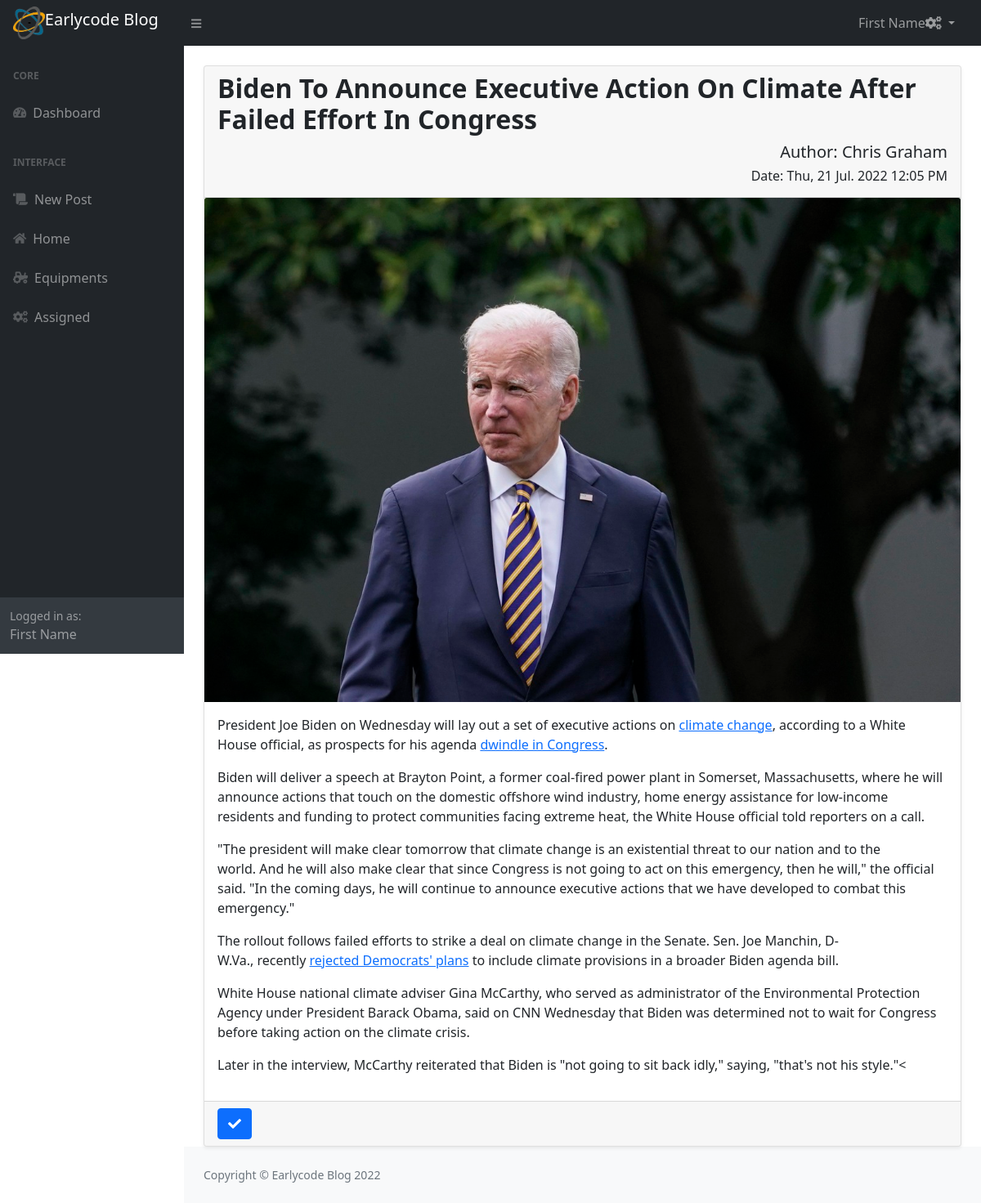
/secure/read?q=ucpWi6xs0&author=Chris Graham&date=2022-07-21 12:05:03 (signed in), run on the app's committed database.
### tables this page shows
CREATE TABLE `tbl_posts` (
  `id` int(11) NOT NULL,
  `post_id` varchar(30) NOT NULL,
  `userid` varchar(20) NOT NULL,
  `title` varchar(400) NOT NULL,
  `main_img` varchar(50) NOT NULL,
  `post_article` varchar(5000) NOT NULL,
  `post_status` varchar(10) NOT NULL,
  `date_created` timestamp NOT NULL DEFAULT current_timestamp() ON UPDATE current_timestamp()
);

### secure/read.php (the view, shortened to what this page needs)
<?php
require_once "../assets/app/db_con.php";
?>
<!DOCTYPE html>
<html lang="en">
<head>
    <link href="../assets/css/styles.css" rel="stylesheet" />
    <link rel="stylesheet" href="../assets/fontawsome/css/all.css">
    <link rel="stylesheet" href="../assets/css/animate.css">
</head>
<body class="sb-nav-fixed">
    <div id="layoutSidenav">
        <?php require "../assets/modules/dashnav.php"; ?>
        <div id="layoutSidenav_content">
            <main>
                <div class="container-fluid px-4">
                    <?php echo successMsg();
                    $post = $_GET['q'];
                    $sql= "SELECT * FROM tbl_posts WHERE post_id = '$post'";
                    $query = mysqli_query($connectDB,$sql);
                    $row = mysqli_fetch_assoc($query);
                    ?>
                    <div class="card mx-auto shadow-sm mt-4" style="max-width: 990px;">
                        <div class="card-header">
                            <h2 class="fw-bold"><?php echo ucwords($row['title']); ?></h2>
                            <h5 class="text-end">Author: <span class="fw-lighter"><?php echo $_GET['author'] ?></span></h5>
                            <h6 class="text-end">Date: <span class="fw-lighter"><?php
                                $date = date_create($_GET['date']);
                                echo date_format($date,"D, d M. Y g:i A")
                                ?></span></h6>
                        </div>
                        <img src="../assets/img/postImages/<?php echo $row['main_img'] ?>" alt="post" class="card-img-top">
                        <div class="card-body">
                            <?php echo $row['post_article']; ?>
                        </div>
                        <div class="card-footer">
                               <button type="button" class="btn btn-primary" data-bs-toggle="modal" data-bs-target="#postModal<?php echo $row['id']; ?>">
                                                <i class="fa fa-check"></i>
                                            </button>
                        </div>
                    </div>
                </div>
            </main>
            <?php require "../assets/modules/dashfoot.php"; ?>
        </div>
    </div>
</body>
</html>

### data on the page
tbl_posts: title "Biden To Announce Executive Action On Climate After Failed Effort In Congress", main_img (picture), post_article "President Joe Biden on Wednesday will lay out a set of executive actions on climate change , according to a White House official, as prospects for his agenda dwindle in Congress . Biden will deliver a speech at Brayton Point, a former coal-fired power plant in Somerset, Massachusetts, where he will announce actions that touch on the domestic offshore wind industry, home energy assistance for low-income residents and funding to protect communities facing extreme heat, the White House official told reporters on a call. \"The president will make clear tomorrow that climate change is an existential threat to our nation and to the world. And he will also make clear that since Congress is not…"

### other printed values
$_GET['author'] "Chris Graham"
date_format($date,"D, d M. Y g:i A") "Thu, 21 Jul. 2022 12:05 PM"
